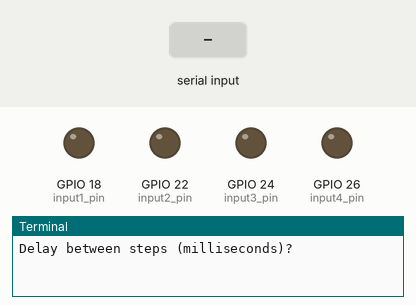
This program was run on a simulated Raspberry Pi (BCM pin numbers). Shown: output pins drawn as LEDs (lit = HIGH), the last lines printed to the terminal. The inputs (shaded band) are chosen by the test bench. At 4.7 s the program stops and its outputs stay as they are.

Above: at 1.2 s.
1.3 s: "1" typed at the terminal
2.8 s: "5" typed at the terminal
At 3.3 s:
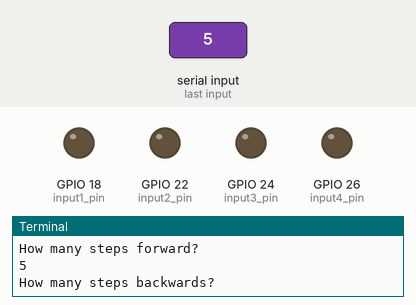
4.3 s: "90" typed at the terminal
At 4.45 s:
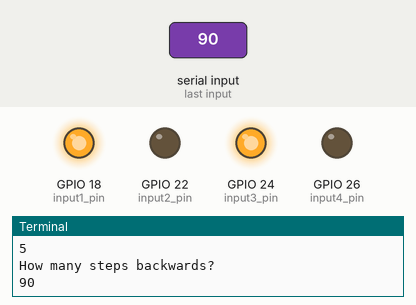
At 5.2 s:
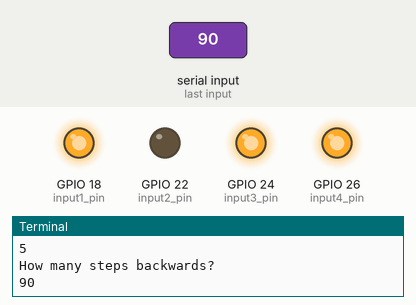
Timing chart, 0 to 6.2 s (numbered marks = the images above; inputs shaded):
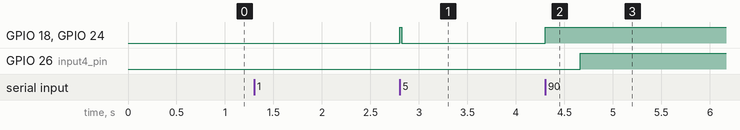

The program:

stepper_trial2.py
```python
import RPi.GPIO as GPIO
import time

GPIO.setmode(GPIO.BCM)

input1_pin = 18
input2_pin = 22
input3_pin = 24
input4_pin = 26

GPIO.setup(input1_pin, GPIO.OUT)
GPIO.setup(input2_pin, GPIO.OUT)
GPIO.setup(input3_pin, GPIO.OUT)
GPIO.setup(input4_pin, GPIO.OUT)

forward_seq = ['1011', '1111', '1110', '1010']
reverse_seq = list(forward_seq) #to copy the list
reverse_seq.reverse()

def forward(delay, steps):
	for i in range(steps):
		for step in forward_seq:
			set_step(step)
			time.sleep(delay)

def backwards(delay, steps):
	for i in range(steps):
		for step in reverse_seq:
			set_step(step)
			time.sleep(delay)

def set_step(step):
	GPIO.output(input1_pin, step[0] == '1')
	GPIO.output(input2_pin, step[1] == '1')
	GPIO.output(input3_pin, step[2] == '1')
	GPIO.output(input4_pin, step[3] == '1')

set_step('0000')
delay = raw_input("Delay between steps (milliseconds)?")
steps = raw_input("How many steps forward?")
forward(int(delay) / 1000.0, int(steps))
set_step('0000')
steps = raw_input("How many steps backwards?")
backwards(int(delay) / 1000.0, int(steps))
```

Measured:
- after the input at 2.8 s, GPIO 18 (input1_pin), GPIO 24 (input3_pin): LOW → HIGH at once, → LOW 0.02 s later
- after the input at 4.3 s, GPIO 18 (input1_pin), GPIO 24 (input3_pin): LOW → HIGH at once; GPIO 26 (input4_pin): LOW → HIGH after 0.36 s
